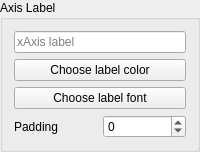
                                                            <widget class="QGroupBox" name="groupBox_6">
                                                                <property name="title">
                                                                    <string>Axis Label</string>
                                                                </property>
                                                                <layout class="QGridLayout" name="gridLayout_17">
                                                                    <item row="0" column="1">
                                                                        <widget class="QLineEdit" name="lineEdit_xAxis_setLabelText">
                                                                            <property name="toolTip">
                                                                                <string>&lt;html&gt;&lt;head/&gt;&lt;body&gt;&lt;p align=&quot;center&quot;&gt;xAxis
                                                                                    label&lt;/p&gt;&lt;/body&gt;&lt;/html&gt;
                                                                                </string>
                                                                            </property>
                                                                            <property name="toolTipDuration">
                                                                                <number>1000</number>
                                                                            </property>
                                                                            <property name="statusTip">
                                                                                <string/>
                                                                            </property>
                                                                            <property name="whatsThis">
                                                                                <string/>
                                                                            </property>
                                                                            <property name="inputMask">
                                                                                <string/>
                                                                            </property>
                                                                            <property name="text">
                                                                                <string/>
                                                                            </property>
                                                                            <property name="dragEnabled">
                                                                                <bool>false</bool>
                                                                            </property>
                                                                            <property name="placeholderText">
                                                                                <string>xAxis label</string>
                                                                            </property>
                                                                            <property name="clearButtonEnabled">
                                                                                <bool>true</bool>
                                                                            </property>
                                                                        </widget>
                                                                    </item>
                                                                    <item row="2" column="1">
                                                                        <widget class="QPushButton" name="pushButton_xAxis_setLabelFont">
                                                                            <property name="text">
                                                                                <string>Choose label font</string>
                                                                            </property>
                                                                        </widget>
                                                                    </item>
                                                                    <item row="1" column="1">
                                                                        <widget class="QPushButton" name="pushButton_xAxis_setLabelColor">
                                                                            <property name="whatsThis">
                                                                                <string/>
                                                                            </property>
                                                                            <property name="text">
                                                                                <string>Choose label color</string>
                                                                            </property>
                                                                        </widget>
                                                                    </item>
                                                                    <item row="3" column="1">
                                                                        <layout class="QHBoxLayout" name="horizontalLayout_3">
                                                                            <item>
                                                                                <widget class="QLabel" name="label_3">
                                                                                    <property name="text">
                                                                                        <string>Padding</string>
                                                                                    </property>
                                                                                </widget>
                                                                            </item>
                                                                            <item>
                                                                                <widget class="QSpinBox" name="spinBox_xAxis_setLabelPadding">
                                                                                    <property name="toolTip">
                                                                                        <string>Label padding</string>
                                                                                    </property>
                                                                                    <property name="minimum">
                                                                                        <number>-100</number>
                                                                                    </property>
                                                                                    <property name="maximum">
                                                                                        <number>100</number>
                                                                                    </property>
                                                                                </widget>
                                                                            </item>
                                                                        </layout>
                                                                    </item>
                                                                </layout>
                                                            </widget>
